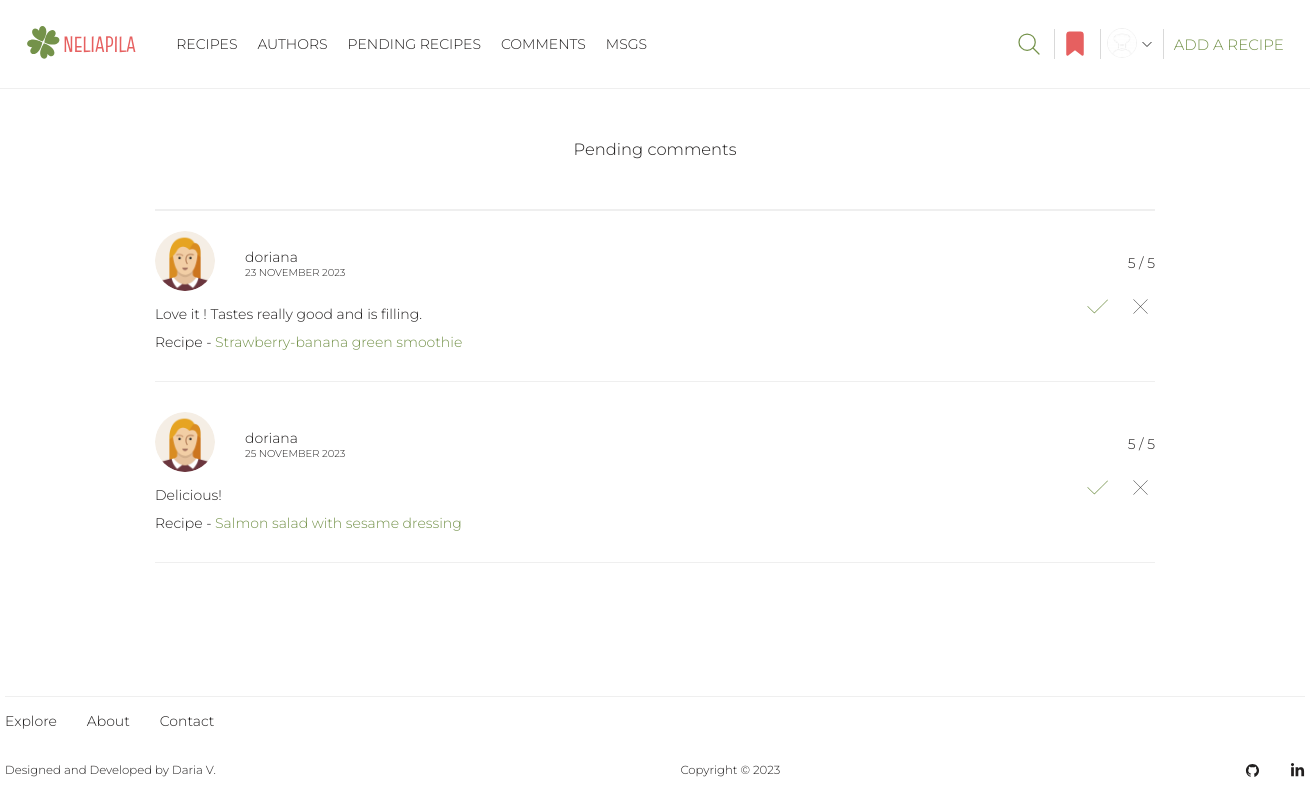
Before: /pending-comments/ (signed in) with the older database file.
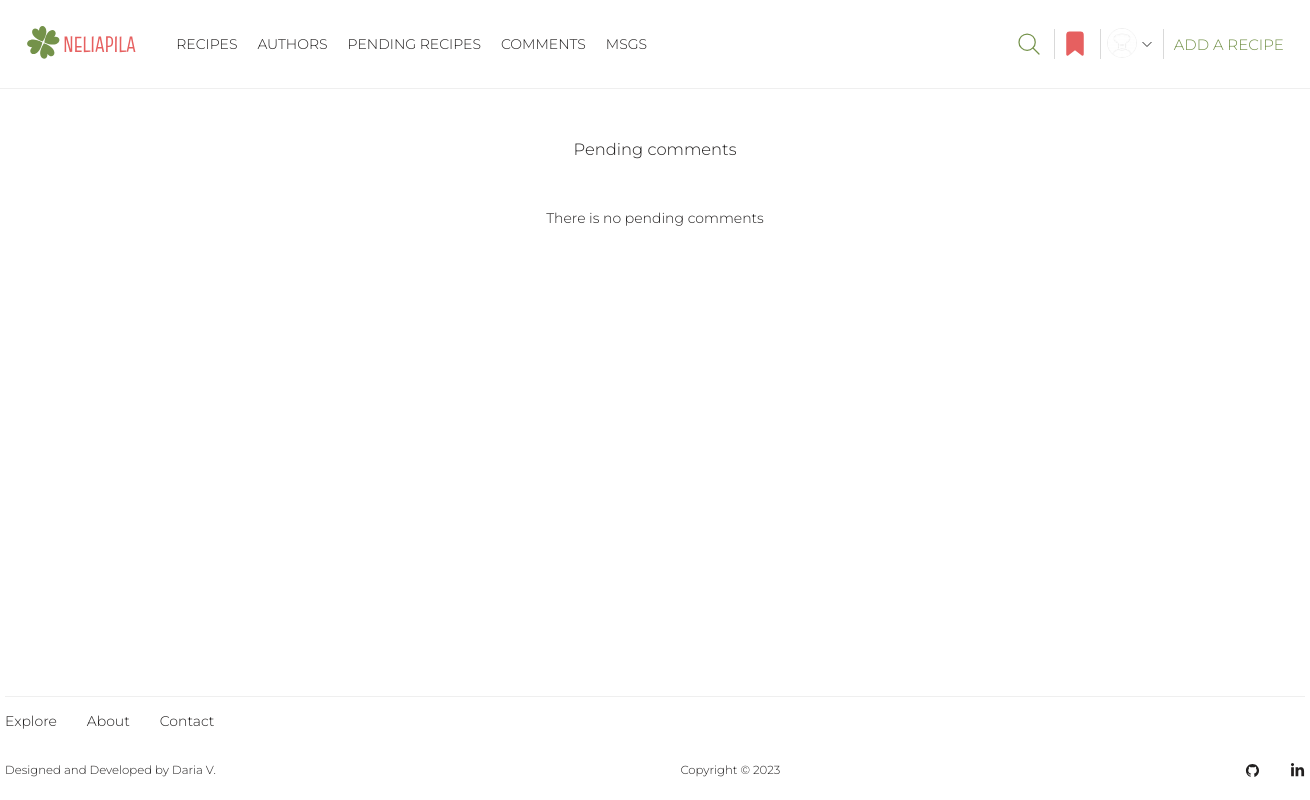
After: the same page with the newer database file.
### user/models.py (models this page shows, shortened)
class Profile(models.Model):
    user = models.OneToOneField(User, on_delete=models.CASCADE)
    name = models.CharField(max_length=50, null=True, blank=True)
    email = models.EmailField(max_length=500, blank=True, null=True, unique=True)
    username = models.CharField(max_length=50, blank=True, null=True)
    bio = models.TextField(blank=True, null=True)
    image = models.ImageField(upload_to='profiles/', blank=True, null=True, default='profiles/default-profile-pic.png')
    created = models.DateTimeField(auto_now_add=True)

### recipes/models.py (models this page shows, shortened)
class Comment(models.Model):
    RATING_CHOICES = [
        (1, 1),
        (2, 2),
        (3, 3),
        (4, 4),
        (5, 5),
    ]
    STATUS_CHOICES = [
        (True, 'Approved'),
        (False, 'On moderation'),
    ]
    owner = models.ForeignKey('user.Profile', on_delete=models.SET_NULL, null=True, blank=True)
    recipe = models.ForeignKey(Recipe, on_delete=models.CASCADE)
    body = models.TextField(max_length=500, null=True, blank=True)
    rating = models.IntegerField(null=False, blank=False, choices=RATING_CHOICES)
    created_date = models.DateTimeField(auto_now_add=True)
    is_approved = models.BooleanField(default=False, choices=STATUS_CHOICES)
    class Meta:
        unique_together = [['owner', 'recipe'], ]

class Recipe(models.Model):
    CATEGORY_CHOICES = [
        ('Breakfast', 'Breakfast'),
        ('Lunch', 'Lunch'),
        ('Dinner', 'Dinner'),
        ('Snacks', 'Snacks'),
        ('Desserts', 'Desserts'),
        ('Drinks', 'Drinks'),
        ('Miscellaneous', 'Other')
    ]
    STATUS_CHOICES = [
        (True, 'Approved'),
        (False, 'On moderation'),
    ]
    author = models.ForeignKey(User, on_delete=models.CASCADE, null=True, blank=True)
    title = models.CharField(max_length=50)
    portions = models.PositiveIntegerField(default=1, blank=True, null=True)
    cooking_hours = models.PositiveIntegerField(default=0)
    cooking_minutes = models.PositiveIntegerField(default=0)
    image = models.ImageField(upload_to=recipe_image_path)
    category = models.CharField(max_length=20, choices=CATEGORY_CHOICES)
    ingredients = models.TextField()
    steps = models.TextField()
    is_approved = models.BooleanField(default=False, choices=STATUS_CHOICES)
    date_created = models.DateTimeField(auto_now_add=True)
    def __str__(self):
        return self.title

### recipes/views.py (the view)
# urls.py: path('pending-comments/', views.pending_comments, name='pending-comments'),
@staff_member_required
def pending_comments(request):
    all_pending_comments = Comment.objects.filter(is_approved=False).all()
    all_pending_comments, paginator, custom_range = paginate(request, all_pending_comments)
    if request.method == 'GET':
        context = {'comments': all_pending_comments, 'paginator': paginator, 'custom_range': custom_range}
        return render(request, 'recipes/pending-comments.html', context)

### home/views.py (called while the page is built)
def paginate(request, items, results=6):
    page = request.GET.get('page')
    paginator = Paginator(items, results)
    try:
        items = paginator.page(page)
    except PageNotAnInteger:
        page = 1
        items = paginator.page(page)
    except EmptyPage:
        page = paginator.num_pages
        items = paginator.page(page)
    page = int(page)
    left_index = page - 3 if page > 3 else 1
    right_index = page + 4 if page < paginator.num_pages - 3 else paginator.num_pages + 1
    custom_range = range(left_index, right_index)
    return items, paginator, custom_range

### templates/recipes/pending-comments.html (shortened to what this page needs)
{% extends 'base/base.html' %}
{% load static %}
{% block css %}
<link rel="stylesheet" href="{% static 'recipes/css/comment-section.css' %}">
{% endblock %}
{% block content %}
<section class="pending-comments-page">
    <section class="pending-comments container">
        <h1 class="pending-comments-heading">Pending comments</h1>
        {% if comments %}
        <section class="all-recipe-comments">
            <div class="comments">
                {% for comment in comments %}
                <div class="one-comment">
                    <div class="comment-owner-info">
                        <div class="comment-owner-info-left">
                            <div class="comment-owner-image">
                                <a href="{% url 'profile' comment.owner.user.id %}">
                                    <img src="{{ comment.owner.image.url }}" alt="Commentator`s image">
                                </a>
                            </div>
                            <div class="owner-name-and-date-created">
                                <div class="owner-name">
                                    <a href="{% url 'profile' comment.owner.user.id %}">
                                        {{ comment.owner.username }}</a>
                                </div>
                                <div class="date-created">
                                    <p>{{ comment.created_date | date:"j F Y"}}</p>
                                </div>
                            </div>
                        </div>
                        <div class="comment-rating">
                            <p>{{ comment.rating }} / 5</p>
                        </div>
                    </div>
                    <div class="comment-body">
                        <p>{{ comment.body }}</p>
                    </div>
                    <div class="delete-comment">
                        <a href="{% url 'delete-comment' comment.id %}">
                            <img src="{% static 'user/images/delete.svg' %}" alt="Delete">
                        </a>
                    </div>
                    <div class="approve-comment">
                        <a href="{% url 'approve-comment' comment.id %}">
                            <img src="{% static 'recipes/images/check-mark.svg' %}" alt="Check mark">
                        </a>
                    </div>
                    <div class="recipe-info-link">
                        <p>Recipe - <a href="{% url 'specific-recipe' comment.recipe.id %}">{{ comment.recipe }}</a></p>
                    </div>
                </div>
                {% endfor %}
            </div>
        </section>
        {% else %}
        <p class="no-pending-comments">There is no pending comments</p>
        {% endif %}
    </section>
</section>
{% endblock %}

### templates/base/base.html (shortened to what this page needs)
<!DOCTYPE html>
{% load static %}
<html lang="en">
<head>
    <link rel="stylesheet" href="{% static 'base/css/base.css' %}">
    {% block css %}{% endblock %}
</head>
<body>
<header class="header-menu">
    <div class="header container">
        <div class="header-top">
            <div class="logo-menu">
                <div class="logo">
                    <a href="{% url 'recipes' %}"><img src="{% static 'base/images/neliapila_logo.svg' %}"
                                                       alt="NELIAPILA"></a>
                </div>
                <div class="menu">
                    <ul class="menu-list">
                        <li><a href="{% url 'recipes' %}">Recipes</a></li>
                        <li><a href="{% url 'authors' %}">Authors</a></li>
                        {% if user.is_staff %}
                        <li><a href="{% url 'pending-recipes' %}">Pending recipes</a></li>
                        <li><a href="{% url 'pending-comments' %}">Comments</a></li>
                        <li><a href="{% url 'messages' %}">Msgs</a></li>
                        {% endif %}
                    </ul>
                </div>
            </div>
            <div class="right-items-login">
                <button class="search-logo" id="search_logo">
                </button>
                {% if user.is_authenticated %}
                <a class="user-favourites" href="{% url 'favorites' %}">
                    {% else %}
                    <a class="user-favourites" href="{% url 'login' %}">
                        {% endif %}
                    </a>
                <div class="user-profile-next-links">
                    {% if user.is_authenticated %}
                    <a href="{% url 'profile' user.id %}">
                        {% else %}
                        <a href="{% url 'login' %}">
                            {% endif %}
                            {% if user.is_authenticated %}
                            <img class="profile-image" src="{{ user.profile.image.url }}" alt="Profile picture">
                            {% endif %}
                        </a>
                    {% if user.is_authenticated %}
                    <button class="arrow-button" id="arrow-button">
                        <svg id="arrow" width="20px" height="20px" viewBox="0 0 24 24" fill="none"
                             xmlns="http://www.w3.org/2000/svg">
                            <path d="M7 10L12 15L17 10" stroke="#000000" stroke-width="1" stroke-linecap="round"
                                  stroke-linejoin="round"/>
                        </svg>
                    </button>
                    {% endif %}
                </div>
                <a class="add-a-recipe right-links" href="{% url 'add-recipe' %}">ADD A RECIPE</a>
            </div>
        </div>
    </div>
</header>
<main>
    {% block content %}
    {% endblock content%}
</main>
<footer class="footer-nav">
    <div class="page-footer_wrapper container">
        <div class="site-links">
            <div class="links-list">
                <ul class="list-of-links">
                    <li><a href="{% url 'recipes' %}">Explore</a></li>
                    <li><a href="{% url 'about-us' %}">About</a></li>
                    <li><a href="{% url 'contact-us' %}">Contact</a></li>
                </ul>
            </div>
        </div>
        <div class="developer-info">
            <div class="footer-designer-name">
                <h3>Designed and Developed by Daria V.</h3>
            </div>
            <div class="footer-copyright">
                <h3>Copyright © 2023</h3>
            </div>
            <div class="footer-body">
                <ul class="footer-icons">
                    <li class="social-icon">
                        <a href="https://github.com/dariavarlamovaa" target="_blank"
                           rel="noopener noreferrer">
                        </a>
                    </li>
                    <li class="social-icon">
                        <a href="https://www.linkedin.com/in/dariavarlamovaa/"
                           target="_blank" rel="noopener noreferrer">
                        </a>
                    </li>
                </ul>
            </div>
        </div>
    </div>
</footer>
</body>
</html>

### static/base/css/base.css (style rules this page uses)
html { height: 100%; position: relative; }
body { font-family: 'Montserrat', sans-serif; font-weight: 300; font-size: 14px; color: #211f1f; background-color: #FFFFFF; margin: 0; padding: 0; min-height: 100%; display: flex; flex-direction: column; }
a { text-decoration: none; color: #211f1f; }
h1, h2, h3, p { margin: 0; font-weight: 300; }
li, ul { margin: 0; padding: 0; }
svg { vertical-align: middle; }
.container { width: 1240px; margin: 0 auto; position: relative; }
main { flex: 1; }
.header { width: 100%; padding: 0 2%; box-sizing: border-box; font-size: 10px; border-bottom: 1px solid #efefef; }
.header-top { display: flex; align-items: center; justify-content: space-between; padding: 25px 0; box-sizing: border-box; position: relative; }
.logo-menu { display: flex; flex-direction: row; align-items: center; min-width: 500px; }
.logo { margin-right: 40px; }
.logo img { height: 35px; }
.menu-list { display: flex; flex-direction: row; text-transform: uppercase; font-size: 14px; min-width: 235px; }
.menu ul { list-style: none; }
.menu-list li { color: #74924a; margin-right: 20px; }
.right-links { color: #74924a; font-size: 20px; }
.right-items-login { min-width: 270px; display: flex; flex-direction: row; justify-content: space-between; align-items: center; }
.right-items-login button:nth-child(1), .user-favourites { border-right-width: 1px; border-right-style: solid; border-right-color: rgb(217, 217, 217); padding-right: 10px; border-bottom: 0; border-left: 0; border-top: 0; }
.user-profile-next-links { position: relative; display: flex; flex-direction: row; align-items: center; }
.profile-image { width: 30px; height: 30px; border-radius: 100%; }
.add-a-recipe { border-left-width: 1px; border-left-style: solid; border-left-color: rgb(217, 217, 217); padding-left: 10px; display: flex; align-items: center; height: 30px; font-size: 15px; }
.arrow-button, .search-logo { background-color: transparent; cursor: pointer; height: 30px; border: none; padding: 0; }
.page-footer_wrapper { width: 1300px; box-sizing: border-box; }
.list-of-links { border-top: 1px solid #efefef; list-style: none; display: flex; flex-direction: row; padding: 15px 0 10px; }
.list-of-links li { padding-right: 30px; }
.developer-info { display: flex; flex-wrap: wrap; justify-content: space-between; box-sizing: border-box; padding: 10px 0; font-size: 10px; align-items: center; }
.footer-icons { list-style: none; display: flex; gap: 30px; padding: 0; }
.footer-designer-name, .footer-copyright, .footer-body { height: 40px; display: flex; align-items: center; }
.social-icon a { color: #FFF; }

### static/recipes/css/comment-section.css (style rules this page uses)
.pending-comments { width: 1000px; }
.pending-comments-heading { text-align: center; padding: 50px 0; }
.no-pending-comments { text-align: center; }

Changed rows visible on the page:
removed Comment: owner.image (picture), owner.username "doriana", created_date "23 NOVEMBER 2023", rating "5", body "Love it ! Tastes really good and is filling.", recipe "Strawberry-banana green smoothie"
no longer on this page (row edited): Comment: owner.image (picture), owner.username "doriana", created_date "25 NOVEMBER 2023", rating "5", body "Delicious!", recipe "Salmon salad with sesame dressing"
Other visible differences:
text now shown: "There is no pending comments"
